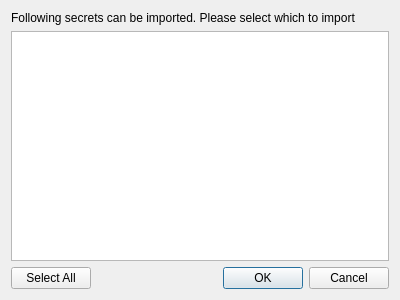
<?xml version="1.0" encoding="UTF-8"?>
<ui version="4.0">
 <class>SecretImportDialog</class>
 <widget class="QDialog" name="SecretImportDialog">
  <property name="geometry">
   <rect>
    <x>0</x>
    <y>0</y>
    <width>400</width>
    <height>300</height>
   </rect>
  </property>
  <property name="windowTitle">
   <string>Import Secrets...</string>
  </property>
  <layout class="QVBoxLayout" name="verticalLayout">
   <item>
    <widget class="QLabel" name="label">
     <property name="text">
      <string>Following secrets can be imported. Please select which to import</string>
     </property>
     <property name="wordWrap">
      <bool>true</bool>
     </property>
    </widget>
   </item>
   <item>
    <widget class="QListWidget" name="listSecret">
     <property name="editTriggers">
      <set>QAbstractItemView::NoEditTriggers</set>
     </property>
     <property name="alternatingRowColors">
      <bool>false</bool>
     </property>
     <property name="selectionMode">
      <enum>QAbstractItemView::MultiSelection</enum>
     </property>
     <property name="selectionRectVisible">
      <bool>false</bool>
     </property>
    </widget>
   </item>
   <item>
    <layout class="QHBoxLayout" name="horizontalLayout">
     <item>
      <widget class="QPushButton" name="buttonSelectAll">
       <property name="text">
        <string>Select All</string>
       </property>
      </widget>
     </item>
     <item>
      <spacer name="horizontalSpacer">
       <property name="orientation">
        <enum>Qt::Horizontal</enum>
       </property>
       <property name="sizeHint" stdset="0">
        <size>
         <width>40</width>
         <height>20</height>
        </size>
       </property>
      </spacer>
     </item>
     <item>
      <widget class="QDialogButtonBox" name="buttonBox">
       <property name="orientation">
        <enum>Qt::Horizontal</enum>
       </property>
       <property name="standardButtons">
        <set>QDialogButtonBox::Cancel|QDialogButtonBox::Ok</set>
       </property>
      </widget>
     </item>
    </layout>
   </item>
  </layout>
 </widget>
 <resources/>
 <connections>
  <connection>
   <sender>buttonBox</sender>
   <signal>accepted()</signal>
   <receiver>SecretImportDialog</receiver>
   <slot>accept()</slot>
   <hints>
    <hint type="sourcelabel">
     <x>248</x>
     <y>254</y>
    </hint>
    <hint type="destinationlabel">
     <x>157</x>
     <y>274</y>
    </hint>
   </hints>
  </connection>
  <connection>
   <sender>buttonBox</sender>
   <signal>rejected()</signal>
   <receiver>SecretImportDialog</receiver>
   <slot>reject()</slot>
   <hints>
    <hint type="sourcelabel">
     <x>316</x>
     <y>260</y>
    </hint>
    <hint type="destinationlabel">
     <x>286</x>
     <y>274</y>
    </hint>
   </hints>
  </connection>
 </connections>
</ui>
